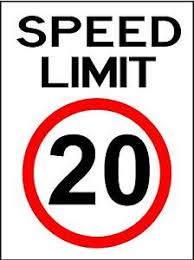
#> input picture road_signs_img/0 Speed limit 20kmh/2.png, 194 x 260 px; its folder holds only this picture in this run
$ python load_and_normalize_images.py
#> lines starting #> are read from the running program, lines starting #| are printed output that depends on the picture
# https://stackoverflow.com/questions/53754662/mnist-dataset-structure
# I take the above link as a reference to create the following code.
# It is used to load and normalize images in the same way as the MNIST dataset.

import os
import pickle
import numpy as np
from PIL import Image

def resize_images_in_folder(input_folder, output_folder, target_size):
#> called with input_folder = 'road_signs_img', output_folder = 'resized_images', target_size = (224, 224)
    if not os.path.exists(output_folder):
        os.makedirs(output_folder)

    for class_folder in os.listdir(input_folder):
        class_path = os.path.join(input_folder, class_folder)
        output_class_path = os.path.join(output_folder, class_folder)

        if not os.path.exists(output_class_path):
            os.makedirs(output_class_path)

        for image_name in os.listdir(class_path):
            image_path = os.path.join(class_path, image_name)
            output_path = os.path.join(output_class_path, "resized_" + image_name)

            try:
                img = Image.open(image_path)
#> img is the input picture: PIL image 194x260 RGB; mean R, G, B 207.5, 185.4, 185.3
                img_resized = img.resize(target_size, Image.Resampling.LANCZOS)
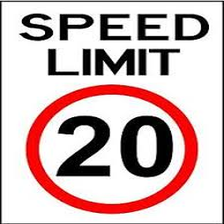
#> img_resized: PIL image 224x224 RGB; mean R, G, B 207.4, 185.4, 185.2
                img_resized.save(output_path)
            except Exception as e:
                # Log information about the problematic image
                print(f"Error processing image '{image_name}' in folder '{class_folder}': {e}")
#> pass 2 of the loop in resize_images_in_folder, `for class_folder in os.listdir(input_folder):`:
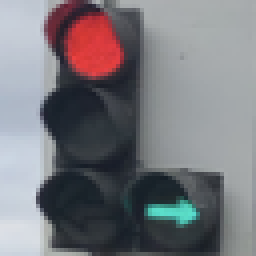
#> input picture road_signs_img/0 TrafficLight/road195_trafficlight.png, 64 x 64 px (shown 4 times larger)
#> in resize_images_in_folder, img is the input picture: PIL image 64x64 RGBA; mean R, G, B, A 120.4, 119.7, 124.8, 255
#> in resize_images_in_folder, `img_resized = img.resize(target_size, Image.Resampling.LANCZOS)`:
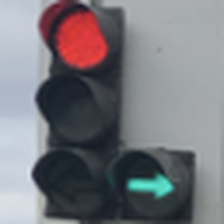
#> img_resized: PIL image 224x224 RGBA; mean R, G, B, A 120.4, 119.7, 124.8, 255


def preprocess_and_save_dataset(input_folder, output_file):
    dataset = []

    for class_folder in os.listdir(input_folder):
        class_path = os.path.join(input_folder, class_folder)

        for image_name in os.listdir(class_path):
            image_path = os.path.join(class_path, image_name)

            # Load and resize image
            img = Image.open(image_path).convert("L")  # Convert to grayscale

            # Convert image to NumPy array and normalize pixel values to [0, 1]
            img_array = np.array(img, dtype=np.float32) / 255.0

            # Extract label from folder name
            label_str = class_folder.split()[0]
            label = int(label_str)

            # Combine image and label into a dictionary
            data = {"image": img_array, "label": label}

            # Append to the dataset
            dataset.append(data)

    # Save the dataset to a file using pickle
    with open(output_file, 'wb') as file:
        pickle.dump(dataset, file)

pwd = os.getcwd()

# [5 lines of commented-out code are left out]

input_folder_resize = os.path.join(pwd, 'road_signs_img')
output_folder_resize = os.path.join(pwd, 'resized_images')
output_file = os.path.join(pwd, 'road_signs_dataset.pkl')

target_size = (224, 224)

# Resize Images
resize_images_in_folder(input_folder_resize, output_folder_resize, target_size)

# Preprocess and Save Dataset
preprocess_and_save_dataset(output_folder_resize, output_file)
# print("PS     ", os.getcwd())
